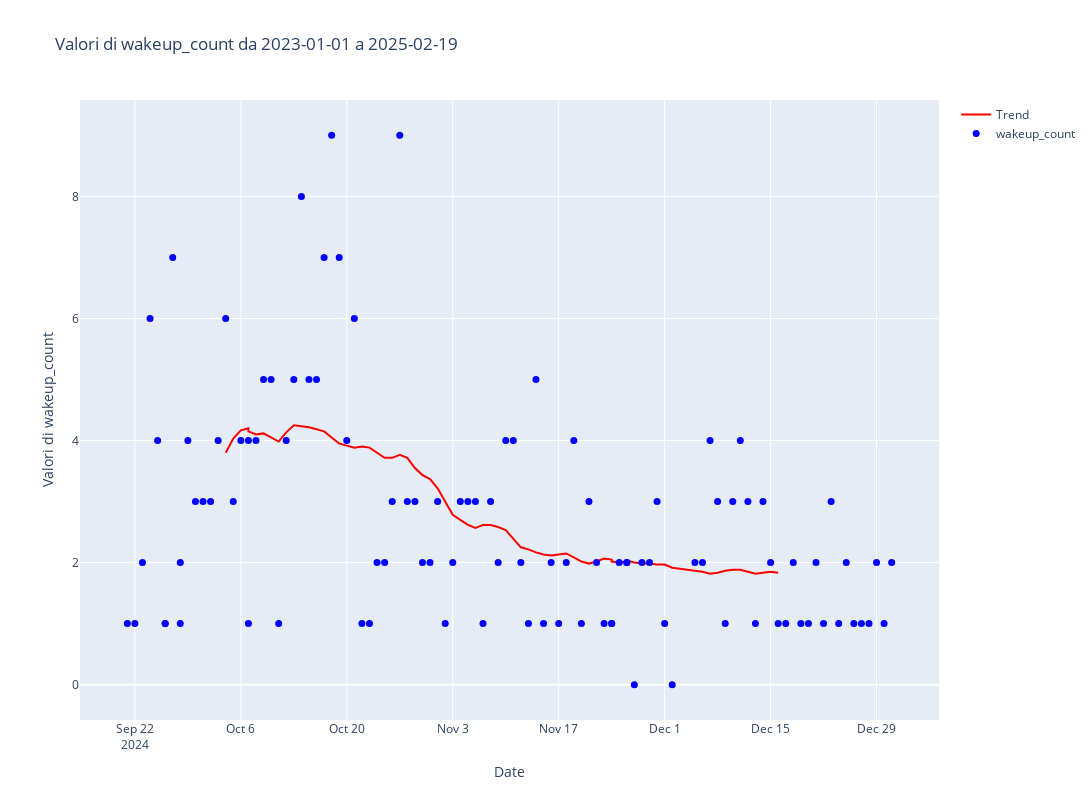

The notebook cell saved with this chart:
### Code cell
agg.plot('wakeup_count','2023-01-01', end_time, 30, save_png=save)

### Figure 1 — Plotly figure (JSON) as saved in the notebook; plotly's stock layout.template omitted (floating-point values rounded to 4 significant figures)
{"data": [{"line": {"color": "Red", "width": 2}, "mode": "lines", "name": "Trend", "type": "scatter", "x": ["2024-09-21", "2024-09-22", "2024-09-23", "2024-09-24", "2024-09-25", "2024-09-26", "2024-09-26", "2024-09-27", "2024-09-28", "2024-09-28", "2024-09-29", "2024-09-30", "2024-10-01", "2024-10-02", "2024-10-03", "2024-10-04", "2024-10-05", "2024-10-06", "2024-10-07", "2024-10-07", "2024-10-08", "2024-10-09", "2024-10-10", "2024-10-11", "2024-10-12", "2024-10-13", "2024-10-14", "2024-10-15", "2024-10-16", "2024-10-17", "2024-10-18", "2024-10-19", "2024-10-20", "2024-10-21", "2024-10-22", "2024-10-23", "2024-10-24", "2024-10-25", "2024-10-26", "2024-10-27", "2024-10-28", "2024-10-29", "2024-10-30", "2024-10-31", "2024-11-01", "2024-11-02", "2024-11-03", "2024-11-04", "2024-11-05", "2024-11-06", "2024-11-07", "2024-11-08", "2024-11-09", "2024-11-10", "2024-11-11", "2024-11-12", "2024-11-13", "2024-11-14", "2024-11-15", "2024-11-16", "2024-11-17", "2024-11-18", "2024-11-19", "2024-11-20", "2024-11-21", "2024-11-22", "2024-11-23", "2024-11-24", "2024-11-24", "2024-11-25", "2024-11-26", "2024-11-26", "2024-11-27", "2024-11-28", "2024-11-29", "2024-11-30", "2024-12-01", "2024-12-02", "2024-12-05", "2024-12-06", "2024-12-07", "2024-12-08", "2024-12-09", "2024-12-10", "2024-12-11", "2024-12-12", "2024-12-13", "2024-12-14", "2024-12-15", "2024-12-16", "2024-12-17", "2024-12-18", "2024-12-19", "2024-12-20", "2024-12-21", "2024-12-22", "2024-12-23", "2024-12-24", "2024-12-25", "2024-12-26", "2024-12-27", "2024-12-28", "2024-12-29", "2024-12-30", "2024-12-31"], "y": [null, null, null, null, null, null, null, null, null, null, null, null, null, null, null, 3.8, 4.033, 4.167, 4.2, 4.15, 4.1, 4.117, 4.05, 3.983, 4.133, 4.25, 4.233, 4.217, 4.183, 4.15, 4.05, 3.95, 3.917, 3.883, 3.9, 3.883, 3.8, 3.717, 3.717, 3.767, 3.717, 3.55, 3.433, 3.367, 3.217, 3, 2.783, 2.7, 2.617, 2.567, 2.617, 2.617, 2.583, 2.533, 2.383, 2.25, 2.217, 2.167, 2.133, 2.117, 2.133, 2.15, 2.083, 2.017, 1.983, 2.017, 2.067, 2.05, 2.017, 2, 2.017, 2.033, 2, 1.983, 1.983, 1.967, 1.967, 1.917, 1.867, 1.85, 1.817, 1.833, 1.867, 1.883, 1.883, 1.85, 1.817, 1.833, 1.85, 1.833, null, null, null, null, null, null, null, null, null, null, null, null, null, null, null]}, {"marker": {"color": "Blue", "size": 7}, "mode": "markers", "name": "wakeup_count", "text": ["wakeup_count: 1", "wakeup_count: 1", "wakeup_count: 2", "wakeup_count: 6", "wakeup_count: 4", "wakeup_count: 1", "wakeup_count: 1", "wakeup_count: 7", "wakeup_count: 2", "wakeup_count: 1", "wakeup_count: 4", "wakeup_count: 3", "wakeup_count: 3", "wakeup_count: 3", "wakeup_count: 4", "wakeup_count: 6", "wakeup_count: 3", "wakeup_count: 4", "wakeup_count: 4", "wakeup_count: 1", "wakeup_count: 4", "wakeup_count: 5", "wakeup_count: 5", "wakeup_count: 1", "wakeup_count: 4", "wakeup_count: 5", "wakeup_count: 8", "wakeup_count: 5", "wakeup_count: 5", "wakeup_count: 7", "wakeup_count: 9", "wakeup_count: 7", "wakeup_count: 4", "wakeup_count: 6", "wakeup_count: 1", "wakeup_count: 1", "wakeup_count: 2", "wakeup_count: 2", "wakeup_count: 3", "wakeup_count: 9", "wakeup_count: 3", "wakeup_count: 3", "wakeup_count: 2", "wakeup_count: 2", "wakeup_count: 3", "wakeup_count: 1", "wakeup_count: 2", "wakeup_count: 3", "wakeup_count: 3", "wakeup_count: 3", "wakeup_count: 1", "wakeup_count: 3", "wakeup_count: 2", "wakeup_count: 4", "wakeup_count: 4", "wakeup_count: 2", "wakeup_count: 1", "wakeup_count: 5", "wakeup_count: 1", "wakeup_count: 2", "wakeup_count: 1", "wakeup_count: 2", "wakeup_count: 4", "wakeup_count: 1", "wakeup_count: 3", "wakeup_count: 2", "wakeup_count: 1", "wakeup_count: 1", "wakeup_count: 1", "wakeup_count: 2", "wakeup_count: 2", "wakeup_count: 2", "wakeup_count: 0", "wakeup_count: 2", "wakeup_count: 2", "wakeup_count: 3", "wakeup_count: 1", "wakeup_count: 0", "wakeup_count: 2", "wakeup_count: 2", "wakeup_count: 4", "wakeup_count: 3", "wakeup_count: 1", "wakeup_count: 3", "wakeup_count: 4", "wakeup_count: 3", "wakeup_count: 1", "wakeup_count: 3", "wakeup_count: 2", "wakeup_count: 1", "wakeup_count: 1", "wakeup_count: 2", "wakeup_count: 1", "wakeup_count: 1", "wakeup_count: 2", "wakeup_count: 1", "wakeup_count: 3", "wakeup_count: 1", "wakeup_count: 2", "wakeup_count: 1", "wakeup_count: 1", "wakeup_count: 1", "wakeup_count: 2", "wakeup_count: 1", "wakeup_count: 2"], "type": "scatter", "x": ["2024-09-21", "2024-09-22", "2024-09-23", "2024-09-24", "2024-09-25", "2024-09-26", "2024-09-26", "2024-09-27", "2024-09-28", "2024-09-28", "2024-09-29", "2024-09-30", "2024-10-01", "2024-10-02", "2024-10-03", "2024-10-04", "2024-10-05", "2024-10-06", "2024-10-07", "2024-10-07", "2024-10-08", "2024-10-09", "2024-10-10", "2024-10-11", "2024-10-12", "2024-10-13", "2024-10-14", "2024-10-15", "2024-10-16", "2024-10-17", "2024-10-18", "2024-10-19", "2024-10-20", "2024-10-21", "2024-10-22", "2024-10-23", "2024-10-24", "2024-10-25", "2024-10-26", "2024-10-27", "2024-10-28", "2024-10-29", "2024-10-30", "2024-10-31", "2024-11-01", "2024-11-02", "2024-11-03", "2024-11-04", "2024-11-05", "2024-11-06", "2024-11-07", "2024-11-08", "2024-11-09", "2024-11-10", "2024-11-11", "2024-11-12", "2024-11-13", "2024-11-14", "2024-11-15", "2024-11-16", "2024-11-17", "2024-11-18", "2024-11-19", "2024-11-20", "2024-11-21", "2024-11-22", "2024-11-23", "2024-11-24", "2024-11-24", "2024-11-25", "2024-11-26", "2024-11-26", "2024-11-27", "2024-11-28", "2024-11-29", "2024-11-30", "2024-12-01", "2024-12-02", "2024-12-05", "2024-12-06", "2024-12-07", "2024-12-08", "2024-12-09", "2024-12-10", "2024-12-11", "2024-12-12", "2024-12-13", "2024-12-14", "2024-12-15", "2024-12-16", "2024-12-17", "2024-12-18", "2024-12-19", "2024-12-20", "2024-12-21", "2024-12-22", "2024-12-23", "2024-12-24", "2024-12-25", "2024-12-26", "2024-12-27", "2024-12-28", "2024-12-29", "2024-12-30", "2024-12-31"], "y": [1, 1, 2, 6, 4, 1, 1, 7, 2, 1, 4, 3, 3, 3, 4, 6, 3, 4, 4, 1, 4, 5, 5, 1, 4, 5, 8, 5, 5, 7, 9, 7, 4, 6, 1, 1, 2, 2, 3, 9, 3, 3, 2, 2, 3, 1, 2, 3, 3, 3, 1, 3, 2, 4, 4, 2, 1, 5, 1, 2, 1, 2, 4, 1, 3, 2, 1, 1, 1, 2, 2, 2, 0, 2, 2, 3, 1, 0, 2, 2, 4, 3, 1, 3, 4, 3, 1, 3, 2, 1, 1, 2, 1, 1, 2, 1, 3, 1, 2, 1, 1, 1, 2, 1, 2]}], "layout": {"height": 800, "showlegend": true, "title": {"text": "Valori di wakeup_count da 2023-01-01 a 2025-02-19"}, "width": 1500, "xaxis": {"categoryorder": "category ascending", "title": {"text": "Date"}}, "yaxis": {"categoryorder": "category ascending", "title": {"text": "Valori di wakeup_count"}}}}
